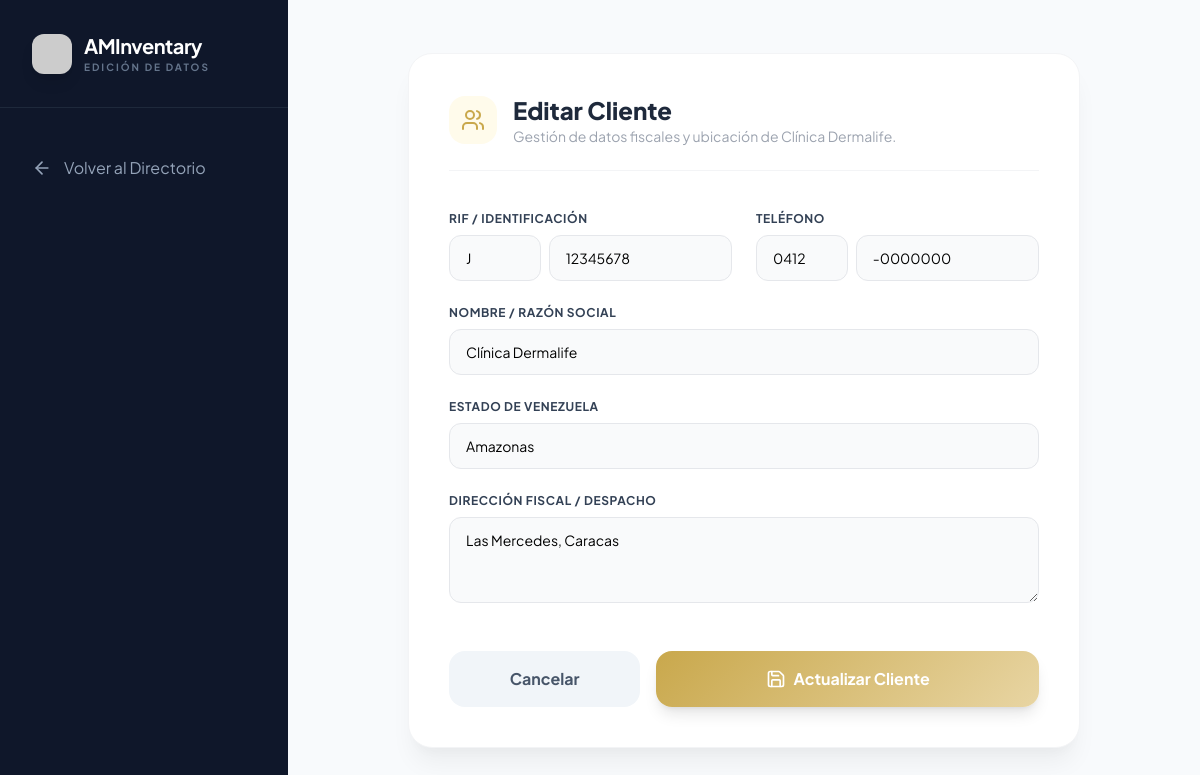
Page /admin/editar_cliente/1 (signed in) on the committed database.
### models.py (models this page shows)
class Cliente(db.Model):
    id = db.Column(db.Integer, primary_key=True)
    rif = db.Column(db.String(20), unique=True, nullable=False)
    nombre = db.Column(db.String(100), nullable=False)
    direccion = db.Column(db.String(200))
    telefono = db.Column(db.String(20))
    estado = db.Column(db.String(50)) # Estado de Venezuela

### rutas_admin.py (the view, shortened to what this page needs)
@admin_bp.route('/editar_cliente/<int:id>', methods=['GET', 'POST'])
def editar_cliente(id):
    cliente = Cliente.query.get_or_404(id)
    return render_template('admin_editar_cliente.html', cliente=cliente)

### rutas_admin.py (called while the page is built)
@admin_bp.before_request
def require_admin():
    if 'user_rol' not in session or session['user_rol'] != 'admin':
        flash("Acceso denegado. Se requieren permisos de administrador.", "danger")
        return redirect(url_for('auth.login'))

@admin_bp.context_processor
def inject_pending_sales():
    count_facturas = db.session.query(Venta.codigo_factura).filter(Venta.estado == 'En espera', Venta.codigo_factura != None).distinct().count()
    count_viejos = Venta.query.filter_by(estado='En espera', codigo_factura=None).count()
    return dict(pedidos_pendientes=count_facturas + count_viejos)

### templates/admin_editar_cliente.html (shortened to what this page needs)
<!DOCTYPE html>
<html lang="es">
<head>
    <script src="https://cdn.tailwindcss.com"></script>
</head>
<body class="bg-slate-50 flex h-screen overflow-hidden">
    <aside class="w-72 sidebar-dark text-white flex flex-col shadow-2xl">
        <div class="p-8 border-b border-slate-800">
            <div class="flex items-center gap-3">
                <img src="{{ url_for('static', filename='img/logo.png') }}" class="w-10 h-10 rounded-xl shadow-lg object-cover" onerror="this.src='https://ui-avatars.com/api/?name=AMI&background=c9a84c&color=fff'">
                <div>
                    <h2 class="text-xl font-bold tracking-tight">AMInventary</h2>
                    <p class="text-[10px] uppercase tracking-[0.2em] text-slate-500 font-bold">Edición de Datos</p>
                </div>
            </div>
        </div>
        <nav class="flex-1 px-4 py-8 space-y-2">
            <a href="{{ url_for('admin.directorio') }}" class="flex items-center gap-3 p-4 rounded-2xl text-slate-400 hover:bg-white/5 hover:text-white transition-all group">
                <i data-lucide="arrow-left" class="w-5 h-5 group-hover:text-[#c9a84c]"></i> Volver al Directorio
            </a>
        </nav>
    </aside>
    <main class="flex-1 overflow-y-auto bg-[#f8fafc] flex items-center justify-center p-10">
        <div class="bg-white w-full max-w-2xl rounded-3xl border border-gray-100 corporate-shadow p-10">
            <div class="mb-10 border-b border-gray-100 pb-6 flex items-center gap-4">
                <div class="p-3 rounded-2xl bg-amber-50 text-[#c9a84c]">
                    <i data-lucide="users" class="w-6 h-6"></i>
                </div>
                <div>
                    <h2 class="text-2xl font-extrabold text-slate-800">Editar Cliente</h2>
                    <p class="text-sm text-gray-400">Gestión de datos fiscales y ubicación de {{ cliente.nombre }}.</p>
                </div>
            </div>
            <form class="space-y-6" method="POST">
                <div class="grid grid-cols-2 gap-6">
                    <div class="flex flex-col gap-2">
                        <label class="text-xs font-bold text-slate-700 uppercase tracking-wider">RIF / Identificación</label>
                        <div class="grid grid-cols-[1fr_2fr] gap-2">
                            <select name="rif_tipo" required class="w-full px-4 py-3 bg-gray-50 border border-gray-200 rounded-xl text-sm focus:bg-white focus:border-[#c9a84c] outline-none transition-all appearance-none">
                                <option value="J" {% if cliente.rif.split('-')[0] == 'J' %}selected{% endif %}>J</option>
                            </select>
                            <input type="text" name="rif_numero" required inputmode="numeric" pattern="\d{8,9}" maxlength="{{ 8 if cliente.rif.split('-')[0] == 'V' else 9 }}" value="{{ cliente.rif.split('-')[1] }}"
                                class="w-full px-4 py-3 bg-gray-50 border border-gray-200 rounded-xl text-sm focus:bg-white focus:border-[#c9a84c] outline-none transition-all">
                        </div>
                    </div>
                    <div class="flex flex-col gap-2">
                        <label class="text-xs font-bold text-slate-700 uppercase tracking-wider">Teléfono</label>
                        <div class="grid grid-cols-[1fr_2fr] gap-2">
                            <select name="telefono_prefijo" required class="w-full px-4 py-3 bg-gray-50 border border-gray-200 rounded-xl text-sm focus:bg-white focus:border-[#c9a84c] outline-none transition-all appearance-none">
                                <option value="0412" {% if cliente.telefono[:4] == '0412' %}selected{% endif %}>0412</option>
                            </select>
                            <input type="text" name="telefono_num" required inputmode="numeric" pattern="\d{7}" maxlength="7" value="{{ cliente.telefono[4:] }}"
                                class="w-full px-4 py-3 bg-gray-50 border border-gray-200 rounded-xl text-sm focus:bg-white focus:border-[#c9a84c] outline-none transition-all">
                        </div>
                    </div>
                    <div class="flex flex-col gap-2 col-span-2">
                        <label class="text-xs font-bold text-slate-700 uppercase tracking-wider">Nombre / Razón Social</label>
                        <input type="text" name="nombre" value="{{ cliente.nombre }}" required class="w-full px-4 py-3 bg-gray-50 border border-gray-200 rounded-xl text-sm focus:bg-white focus:border-[#c9a84c] outline-none transition-all">
                    </div>
                    <div class="flex flex-col gap-2 col-span-2">
                        <label class="text-xs font-bold text-slate-700 uppercase tracking-wider">Estado de Venezuela</label>
                        <select name="estado" required class="w-full px-4 py-3 bg-gray-50 border border-gray-200 rounded-xl text-sm focus:bg-white focus:border-[#c9a84c] outline-none transition-all appearance-none">
                            <option value="Amazonas" {% if cliente.estado == 'Amazonas' %}selected{% endif %}>Amazonas</option>
                        </select>
                    </div>
                    <div class="flex flex-col gap-2 col-span-2">
                        <label class="text-xs font-bold text-slate-700 uppercase tracking-wider">Dirección Fiscal / Despacho</label>
                        <textarea name="direccion" rows="3" required class="w-full px-4 py-3 bg-gray-50 border border-gray-200 rounded-xl text-sm focus:bg-white focus:border-[#c9a84c] outline-none transition-all">{{ cliente.direccion }}</textarea>
                    </div>
                </div>
                <div class="pt-6 flex gap-4">
                    <a href="{{ url_for('admin.directorio') }}" class="flex-1 py-4 bg-slate-100 text-slate-600 rounded-2xl font-bold text-center hover:bg-slate-200 transition-all">Cancelar</a>
                    <button type="submit" class="flex-[2] py-4 gold-gradient text-white rounded-2xl font-bold shadow-lg hover:brightness-105 transition-all flex items-center justify-center gap-2">
                        <i data-lucide="save" class="w-5 h-5"></i> Actualizar Cliente
                    </button>
                </div>
            </form>
        </div>
    </main>
</body>
</html>

### templates/admin_editar_cliente.html (style rules this page uses)
body { font-family: 'Plus Jakarta Sans', sans-serif; }
.sidebar-dark { background-color: #0f172a; }
.gold-gradient { background: linear-gradient(135deg, #c9a84c 0%, #e8d5a3 100%); }
.corporate-shadow { box-shadow: 0 20px 25px -5px rgba(0, 0, 0, 0.05), 0 10px 10px -5px rgba(0, 0, 0, 0.02); }

### rows in the picture
Cliente: nombre "Clínica Dermalife", rif_tipo "J", rif_numero "12345678", telefono_prefijo "0412", telefono_num "-0000000", direccion "Las Mercedes, Caracas"
